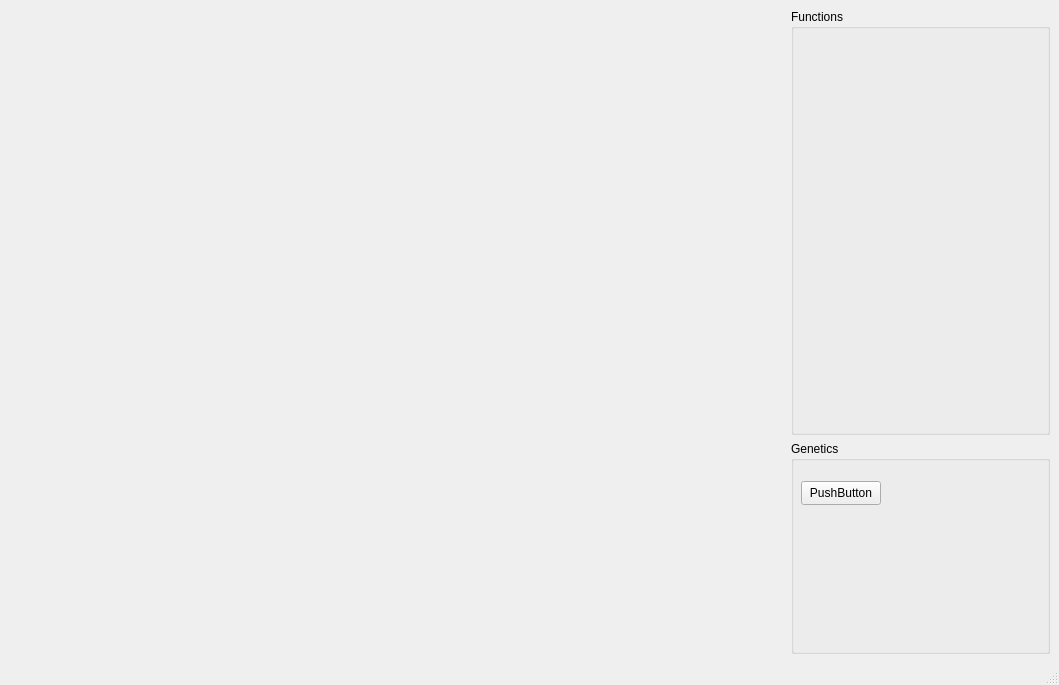
<?xml version="1.0" encoding="UTF-8"?>
<ui version="4.0">
 <class>MainWindow</class>
 <widget class="QMainWindow" name="MainWindow">
  <property name="geometry">
   <rect>
    <x>0</x>
    <y>0</y>
    <width>1059</width>
    <height>685</height>
   </rect>
  </property>
  <property name="windowTitle">
   <string>DonSTU_Funcs_View</string>
  </property>
  <widget class="QWidget" name="centralwidget">
   <layout class="QHBoxLayout" name="horizontalLayout_2" stretch="3,1">
    <item>
     <widget class="QWidget" name="wPlots" native="true"/>
    </item>
    <item>
     <layout class="QVBoxLayout" name="verticalLayout" stretch="2,1">
      <item>
       <widget class="QGroupBox" name="gbFuncs">
        <property name="title">
         <string>Functions</string>
        </property>
       </widget>
      </item>
      <item>
       <widget class="QGroupBox" name="groupBox_2">
        <property name="title">
         <string>Genetics</string>
        </property>
        <widget class="QPushButton" name="pbGeneticStep">
         <property name="geometry">
          <rect>
           <x>10</x>
           <y>40</y>
           <width>80</width>
           <height>24</height>
          </rect>
         </property>
         <property name="text">
          <string>PushButton</string>
         </property>
        </widget>
       </widget>
      </item>
     </layout>
    </item>
   </layout>
  </widget>
  <widget class="QMenuBar" name="menubar">
   <property name="geometry">
    <rect>
     <x>0</x>
     <y>0</y>
     <width>1059</width>
     <height>21</height>
    </rect>
   </property>
  </widget>
  <widget class="QStatusBar" name="statusbar"/>
 </widget>
 <resources/>
 <connections/>
</ui>
